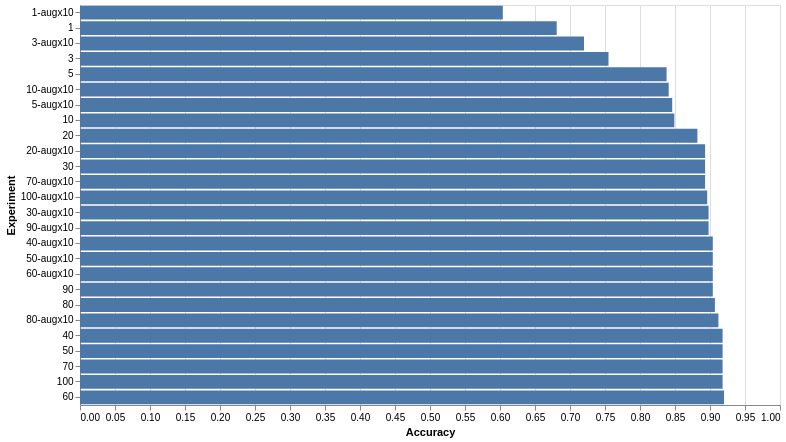

Specify this chart in Vega-Lite:
### Vega-Lite specification from a JSON file in a GitHub repository (floating-point values rounded to 4 significant figures)
{"$schema": "https://vega.github.io/schema/vega-lite/v5.json", "width": 700, "height": 400, "mark": {"type": "bar", "interpolate": "basis"}, "data": {"values": [{"index": 0, "Accuracy": 0.681, "Experiment": "1"}, {"index": 1, "Accuracy": 0.604, "Experiment": "1-augx10"}, {"index": 2, "Accuracy": 0.755, "Experiment": "3"}, {"index": 3, "Accuracy": 0.72, "Experiment": "3-augx10"}, {"index": 4, "Accuracy": 0.838, "Experiment": "5"}, {"index": 5, "Accuracy": 0.846, "Experiment": "5-augx10"}, {"index": 6, "Accuracy": 0.849, "Experiment": "10"}, {"index": 7, "Accuracy": 0.841, "Experiment": "10-augx10"}, {"index": 8, "Accuracy": 0.882, "Experiment": "20"}, {"index": 9, "Accuracy": 0.893, "Experiment": "20-augx10"}, {"index": 10, "Accuracy": 0.893, "Experiment": "30"}, {"index": 11, "Accuracy": 0.898, "Experiment": "30-augx10"}, {"index": 12, "Accuracy": 0.918, "Experiment": "40"}, {"index": 13, "Accuracy": 0.904, "Experiment": "40-augx10"}, {"index": 14, "Accuracy": 0.918, "Experiment": "50"}, {"index": 15, "Accuracy": 0.904, "Experiment": "50-augx10"}, {"index": 16, "Accuracy": 0.92, "Experiment": "60"}, {"index": 17, "Accuracy": 0.904, "Experiment": "60-augx10"}, {"index": 18, "Accuracy": 0.918, "Experiment": "70"}, {"index": 19, "Accuracy": 0.893, "Experiment": "70-augx10"}, {"index": 20, "Accuracy": 0.907, "Experiment": "80"}, {"index": 21, "Accuracy": 0.912, "Experiment": "80-augx10"}, {"index": 22, "Accuracy": 0.904, "Experiment": "90"}, {"index": 23, "Accuracy": 0.898, "Experiment": "90-augx10"}, {"index": 24, "Accuracy": 0.918, "Experiment": "100"}, {"index": 25, "Accuracy": 0.896, "Experiment": "100-augx10"}]}, "encoding": {"y": {"field": "Experiment", "type": "nominal", "sort": {"field": "Accuracy", "op": "average", "order": "ascending"}}, "x": {"field": "Accuracy", "type": "quantitative", "axis": {"grid": true}, "scale": {"domain": [0, 1]}}, "tooltip": {"field": "Accuracy", "type": "quantitative"}}}
